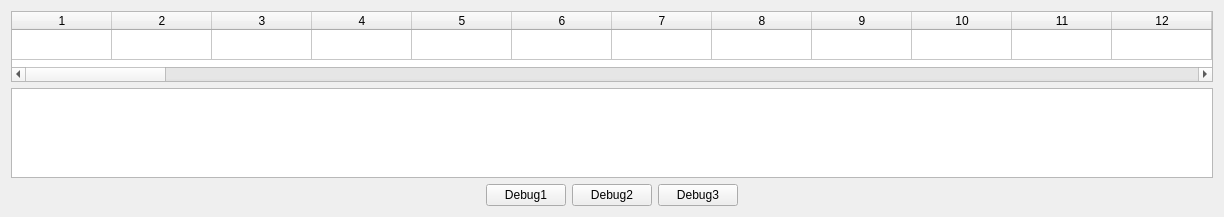
<?xml version="1.0" encoding="UTF-8"?>
<ui version="4.0">
 <class>SimulatorWindow</class>
 <widget class="QWidget" name="SimulatorWindow">
  <property name="geometry">
   <rect>
    <x>0</x>
    <y>0</y>
    <width>1224</width>
    <height>217</height>
   </rect>
  </property>
  <property name="sizePolicy">
   <sizepolicy hsizetype="Preferred" vsizetype="Preferred">
    <horstretch>0</horstretch>
    <verstretch>0</verstretch>
   </sizepolicy>
  </property>
  <property name="maximumSize">
   <size>
    <width>16777215</width>
    <height>16777215</height>
   </size>
  </property>
  <property name="windowTitle">
   <string>SimulatorWindow</string>
  </property>
  <layout class="QVBoxLayout" name="verticalLayout_2">
   <item>
    <layout class="QVBoxLayout" name="verticalLayout">
     <item>
      <widget class="QTableWidget" name="frameViewer">
       <property name="sizePolicy">
        <sizepolicy hsizetype="Expanding" vsizetype="Expanding">
         <horstretch>0</horstretch>
         <verstretch>0</verstretch>
        </sizepolicy>
       </property>
       <property name="minimumSize">
        <size>
         <width>0</width>
         <height>71</height>
        </size>
       </property>
       <property name="maximumSize">
        <size>
         <width>16777215</width>
         <height>71</height>
        </size>
       </property>
       <property name="verticalScrollBarPolicy">
        <enum>Qt::ScrollBarAlwaysOff</enum>
       </property>
       <property name="horizontalScrollBarPolicy">
        <enum>Qt::ScrollBarAlwaysOn</enum>
       </property>
       <property name="rowCount">
        <number>1</number>
       </property>
       <property name="columnCount">
        <number>101</number>
       </property>
       <attribute name="verticalHeaderVisible">
        <bool>false</bool>
       </attribute>
       <row/>
       <column/>
       <column/>
       <column/>
       <column/>
       <column/>
       <column/>
       <column/>
       <column/>
       <column/>
       <column/>
       <column/>
       <column/>
       <column/>
       <column/>
       <column/>
       <column/>
       <column/>
       <column/>
       <column/>
       <column/>
       <column/>
       <column/>
       <column/>
       <column/>
       <column/>
       <column/>
       <column/>
       <column/>
       <column/>
       <column/>
       <column/>
       <column/>
       <column/>
       <column/>
       <column/>
       <column/>
       <column/>
       <column/>
       <column/>
       <column/>
       <column/>
       <column/>
       <column/>
       <column/>
       <column/>
       <column/>
       <column/>
       <column/>
       <column/>
       <column/>
       <column/>
       <column/>
       <column/>
       <column/>
       <column/>
       <column/>
       <column/>
       <column/>
       <column/>
       <column/>
       <column/>
       <column/>
       <column/>
       <column/>
       <column/>
       <column/>
       <column/>
       <column/>
       <column/>
       <column/>
       <column/>
       <column/>
       <column/>
       <column/>
       <column/>
       <column/>
       <column/>
       <column/>
       <column/>
       <column/>
       <column/>
       <column/>
       <column/>
       <column/>
       <column/>
       <column/>
       <column/>
       <column/>
       <column/>
       <column/>
       <column/>
       <column/>
       <column/>
       <column/>
       <column/>
       <column/>
       <column/>
       <column/>
       <column/>
       <column/>
       <column/>
      </widget>
     </item>
     <item>
      <widget class="LedMatrix" name="ledDisplay">
       <property name="enabled">
        <bool>true</bool>
       </property>
       <property name="selectionMode">
        <enum>QAbstractItemView::NoSelection</enum>
       </property>
       <property name="wordWrap">
        <bool>false</bool>
       </property>
       <property name="cornerButtonEnabled">
        <bool>false</bool>
       </property>
       <property name="rowCount">
        <number>0</number>
       </property>
       <property name="columnCount">
        <number>0</number>
       </property>
       <attribute name="horizontalHeaderVisible">
        <bool>false</bool>
       </attribute>
       <attribute name="verticalHeaderVisible">
        <bool>false</bool>
       </attribute>
      </widget>
     </item>
     <item>
      <layout class="QHBoxLayout" name="horizontalLayout">
       <item>
        <spacer name="horizontalSpacer">
         <property name="orientation">
          <enum>Qt::Horizontal</enum>
         </property>
         <property name="sizeHint" stdset="0">
          <size>
           <width>40</width>
           <height>20</height>
          </size>
         </property>
        </spacer>
       </item>
       <item alignment="Qt::AlignHCenter">
        <widget class="QPushButton" name="debug1">
         <property name="text">
          <string>Debug1</string>
         </property>
        </widget>
       </item>
       <item>
        <widget class="QPushButton" name="debug2">
         <property name="text">
          <string>Debug2</string>
         </property>
        </widget>
       </item>
       <item>
        <widget class="QPushButton" name="debug3">
         <property name="text">
          <string>Debug3</string>
         </property>
        </widget>
       </item>
       <item>
        <spacer name="horizontalSpacer_2">
         <property name="orientation">
          <enum>Qt::Horizontal</enum>
         </property>
         <property name="sizeHint" stdset="0">
          <size>
           <width>40</width>
           <height>20</height>
          </size>
         </property>
        </spacer>
       </item>
      </layout>
     </item>
    </layout>
   </item>
  </layout>
 </widget>
 <layoutdefault spacing="6" margin="11"/>
 <customwidgets>
  <customwidget>
   <class>LedMatrix</class>
   <extends>QTableWidget</extends>
   <header>ledmatrix.h</header>
  </customwidget>
 </customwidgets>
 <resources/>
 <connections/>
</ui>
